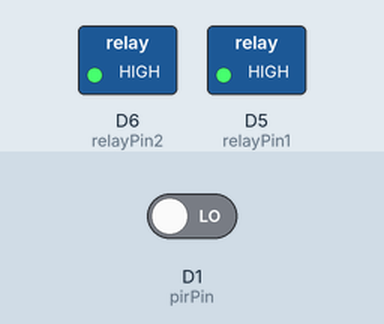
Simulated run of this sketch. Board: ESP8266 (NodeMCU). Shown: switched loads named in the sketch (green lamp = pin HIGH). Inputs (shaded band) come from the test bench; at power-on: D1 (pirPin) LOW.

Above: at 1.2 s.
1.3 s: D1 (pirPin) driven HIGH
At 1.6 s:
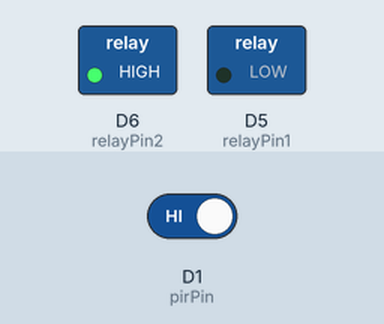
2.8 s: D1 (pirPin) driven LOW
At 3.9 s:
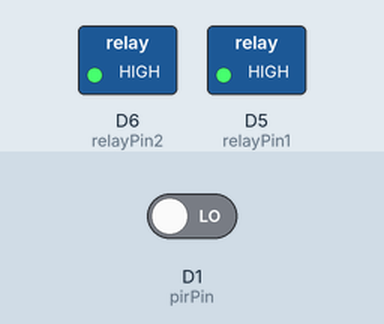
Timing chart, 0 to 5.8 s (numbered marks = the images above; inputs shaded):
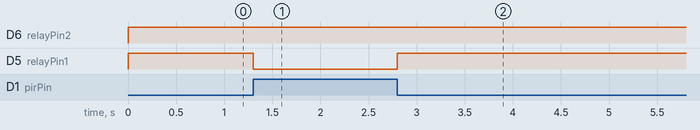

Measured:
- after the input at 1.3 s, D5 (relayPin1): HIGH → LOW at once
- after the input at 2.8 s, D5 (relayPin1): LOW → HIGH at once

The sketch:

pir.ino
```cpp
int pirPin = D1;
int relayPin1 = D5;
int relayPin2 = D6;
int pirValue;


void setup()
{
  Serial.begin(115200);

  pinMode(pirPin, INPUT);
  pinMode(relayPin1, OUTPUT);
  pinMode(relayPin2, OUTPUT);
}

void pirSensor()
{
  pirValue = digitalRead(pirPin);

}

void loop()
{

  pirSensor();
  if (pirValue == HIGH)
  {
    digitalWrite(relayPin1, LOW);
    digitalWrite(relayPin2, LOW);
  }

  else
  digitalWrite(relayPin1, HIGH);
  digitalWrite(relayPin2, HIGH);
}
```
